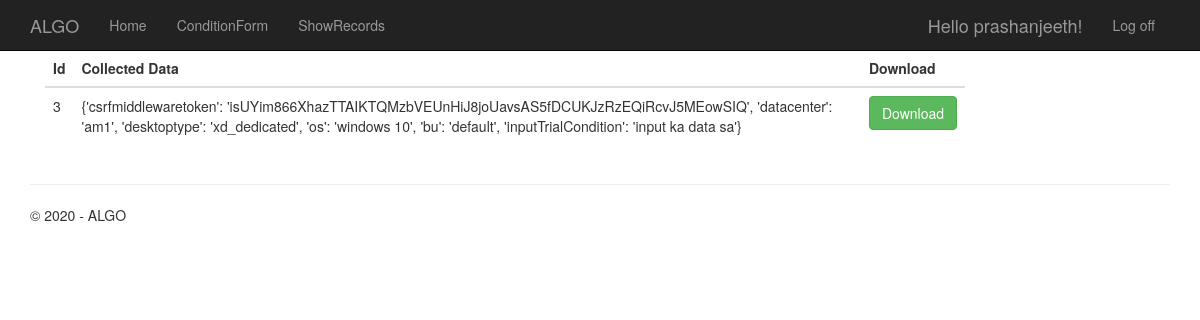
The app's page /showrecords/ (signed in), older data.
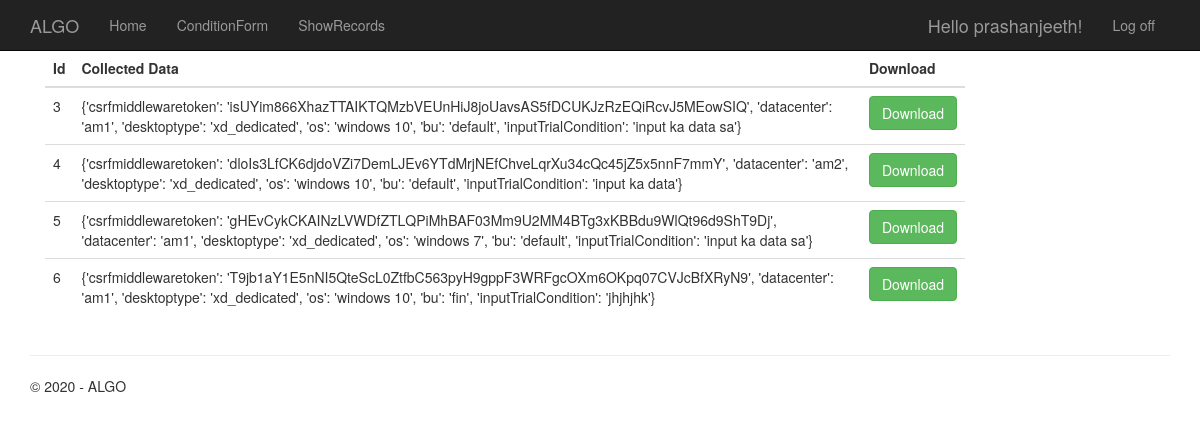
The same page, newer data.
### algobt/models.py (models this page shows, shortened)
class UserDataModel(models.Model):
    username = models.ForeignKey(User, on_delete=models.CASCADE,)
    data = models.CharField(max_length=2000)
    created_on = models.DateTimeField(auto_now_add=True,)
    class Meta:
        verbose_name_plural = 'Records'
        db_table = "User Records"

### algobt/views.py (the view)
# urls.py: path('showrecords/', views.ShowDataRecords, name='ShowRecords'),
@login_required(redirect_field_name='login')
def ShowDataRecords(request):
    if request.user.is_authenticated:
        allRecords = UserDataModel.objects.filter(username=request.user)
        context = {
            'records': allRecords,
            'year': datetime.now().year,
        }
        return render(request, 'app/showrecords.html', context)

### templates/app/showrecords.html (shortened to what this page needs)
{% extends "app/layout.html" %}
{% load static %}
{% block content %}
    <div class="container">
    <div class="row justify-content-center">
      <div class="col-lg-10 col-md-12">
        <div class="card mb-4">
          <div class="card-body">
              <table class="table mb-0">
    <thead>
      <tr>
        <th>Id</th>
        <th>Collected Data</th>
        <th>Download</th>
      </tr>
    </thead>
        <tr>
      {% for record in records %}
        <tr>
          <td>
            {{record.id}}
          </td>
          <td>
            {{record.data}}
          </td>
          <td>
            <a href="{% url 'DownloadRecords' record.id %}" class="btn btn-success" target = "_blank" >Download</a>
          </td>
        </tr>
        {% endfor %}
  </table>
          </div>
        </div>
      </div>
    </div>
  </div>
{% endblock %}

Row changes from the older to the newer data that the page shows:
added UserDataModel: id "4", data "{'csrfmiddlewaretoken': 'dloIs3LfCK6djdoVZi7DemLJEv6YTdMrjNEfChveLqrXu34cQc45jZ5x5nnF7mmY', 'datacenter': 'am2', 'desktoptype': 'xd_dedicated', 'os': 'windows 10', 'bu': 'default', 'inputTrialCondition': 'input ka data'}"
added UserDataModel: id "5", data "{'csrfmiddlewaretoken': 'gHEvCykCKAINzLVWDfZTLQPiMhBAF03Mm9U2MM4BTg3xKBBdu9WlQt96d9ShT9Dj', 'datacenter': 'am1', 'desktoptype': 'xd_dedicated', 'os': 'windows 7', 'bu': 'default', 'inputTrialCondition': 'input ka data sa'}"
added UserDataModel: id "6", data "{'csrfmiddlewaretoken': 'T9jb1aY1E5nNI5QteScL0ZtfbC563pyH9gppF3WRFgcOXm6OKpq07CVJcBfXRyN9', 'datacenter': 'am1', 'desktoptype': 'xd_dedicated', 'os': 'windows 10', 'bu': 'fin', 'inputTrialCondition': 'jhjhjhk'}"
